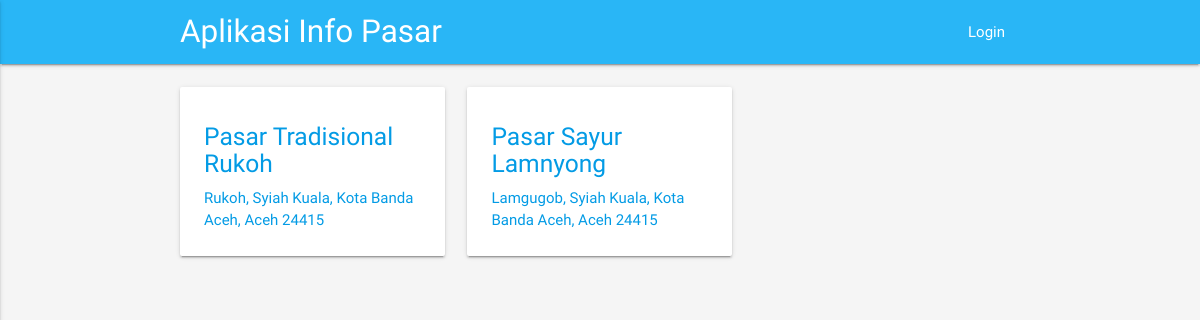
The app's page /, older data.
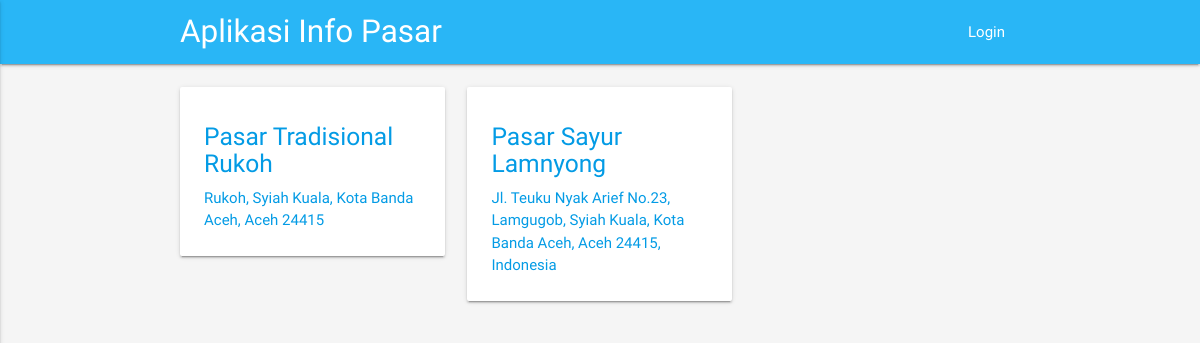
The same page, newer data.
### tables this page shows
CREATE TABLE `pasar` (
  `id_pasar` int(11) NOT NULL,
  `nama_pasar` varchar(50) NOT NULL,
  `alamat_pasar` text NOT NULL,
  `lat` varchar(10) NOT NULL,
  `long` varchar(10) NOT NULL
);

### index.php (the view, shortened to what this page needs)
<!DOCTYPE html>
<html lang="en">
<head>
  <link href="fonts/icon.css" rel="stylesheet">
  <link href="css/materialize.css" type="text/css" rel="stylesheet" media="screen,projection"/>
  <link href="css/style.css" type="text/css" rel="stylesheet" media="screen,projection"/>
</head>
<body class="grey lighten-4">
  <?php include 'menu.php'; ?>
  <div class="container">
    <div class="section">
      <div class="row">
        <?php
        $sql = mysqli_query($con, "SELECT * FROM pasar");
        while ($data = mysqli_fetch_object($sql)):
          ?>
        <div class="col s12 m6 l4">
          <div class="card horizontal">
            <div class="card-stacked waves-effect">
              <a href="pasar.php?id=<?= $data->id_pasar ?>"><div class="card-content">
                <h5><?= $data->nama_pasar ?></h5>
                <p><?= $data->alamat_pasar ?></p>
              </div></a>
            </div>
          </div>
        </div>
      <?php endwhile; ?>
    </div>
  </div>
</div>
</body>
</html>

Row changes from the older to the newer data that the page shows:
changed pasar "Pasar Sayur Lamnyong": alamat_pasar "Lamgugob, Syiah Kuala, Kota Banda Aceh, Aceh 24415" → "Jl. Teuku Nyak Arief No.23, Lamgugob, Syiah Kuala, Kota Banda Aceh, Aceh 24415, Indonesia"
